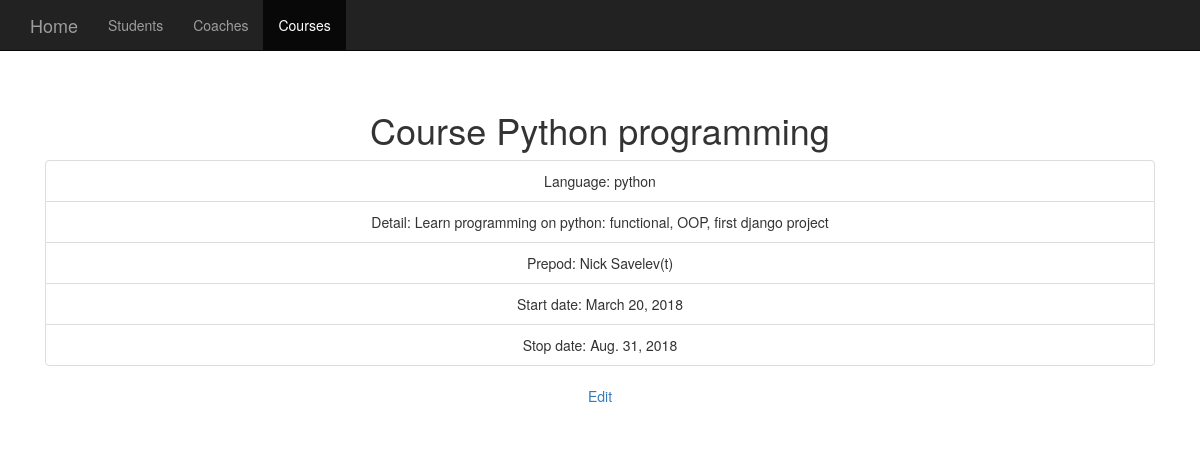
/courses/2/, run on the app's committed database.
### courses/models.py (models this page shows, shortened)
class Course(models.Model):
    language = models.CharField(max_length=50)
    name = models.CharField(max_length=255)
    detail = models.TextField()
    slug = models.SlugField()
    prepod = models.ForeignKey(Coache, on_delete=models.SET_NULL, null=True)
    assistent = models.ForeignKey(Coache, on_delete=models.SET_NULL, blank=True, null=True,
related_name="course_assistant")
    start = models.DateField()
    end = models.DateField()
    venue = models.ForeignKey(Address, models.SET_NULL, null=True)

### coaches/models.py (models this page shows, shortened)
class Coache(models.Model):
    ROLE_CHOICE = (('t', 'trener'), ('a', 'assistent'))
    name = models.CharField(max_length=50)
    surname = models.CharField(max_length=50)
    email = models.EmailField()
    role = models.CharField(max_length=20, choices=ROLE_CHOICE, default='t')
    user = models.ForeignKey(User, on_delete=models.CASCADE)
    dossier = models.OneToOneField(Dossier, on_delete=models.SET_NULL, null=True, blank=True)
    def __str__(self):
        return  str(self.name) + ' ' + str(self.surname) + '(' + str(self.role) + ')'

### courses/views.py (the view)
# urls.py: path('<int:pk>/', views.CourseDetailView.as_view(), name='detail'),
class CourseDetailView(DetailView):
    model = Course
    template_name = 'courses/detail.html'
    context_object_name = 'course'

### templates/courses/detail.html
{% extends "courses/base.html" %}
{% block content %}
      <div class="starter-template">
        <h1>Course {{ course.name }}</h1>
        <ul class="list-group">
            <li class="list-group-item">Language: {{ course.language }}</li>
            <li class="list-group-item">Detail: {{ course.detail }}</li>
            <li class="list-group-item">Prepod: {{ course.prepod }}</li>
            <li class="list-group-item">Start date: {{ course.start }}</li>
            <li class="list-group-item">Stop date: {{ course.end }}</li>
        </ul>
      <a href="{% url 'courses:course_edit' course.id %}">  Edit</a>
      </div>
{% endblock content %}

### static/examples/starter-template.css (style rules this page uses)
body { padding-top: 50px; }
.starter-template { padding: 40px 15px; text-align: center; }

### data on the page
Course: name "Python programming", language "python", detail "Learn programming on python: functional, OOP, first django project", prepod "Nick Savelev(t)", start "March 20, 2018", end "Aug. 31, 2018"
